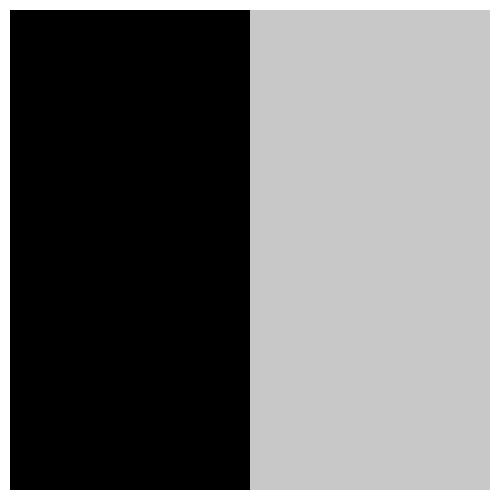
Frame 1 (no input)
Frame 60 (the mouse pressed at the canvas centre just before this capture): identical to frame 1, image omitted
Frame 120 (the mouse held since frame 60 and released just before this capture): identical to frame 1, image omitted

The Processing sketch that drew this single still picture (run headless with seeded random() and noise(); from frame 60 on, the mouse is pressed at the canvas centre):

// Processing sketch: processing_41098
// ── processing_41098.pde

void setup(){
size (500,500);
background (255);
noStroke();
  fill(0);
 rect(10,10, (width-20)/2, height-20);
   fill(200);
  rect(width/2,10, (width-20)/2, height-20);
smooth ();
}

void draw(){

 
    noStroke();
 
  if (mousePressed && (mouseButton == LEFT)){
  stroke(200);
  strokeWeight (10);
  }
if (mousePressed && (mouseButton == RIGHT)){
  stroke(0);
  strokeWeight (10);
}

   

 line(mouseX, mouseY, pmouseX, pmouseY);

}
